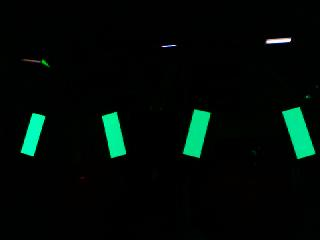
#> input picture CargoAngledDark48in.jpg, 320 x 240 px; its folder holds only this picture in this run
$ python -i Team4121_Vision_Test_2019.py   (imports and definitions only)
#> lines starting #> are read from the running program, lines starting #| are printed output that depends on the picture; after the words box and inside, x2 and y2 are one past the last pixel; in counts of white or black regions, pixels touching at a corner belong together
#> further down, picture is the input picture: shape (240, 320, 3); mean B, G, R 7.1, 10.9, 1.5
#!/usr/bin/env python3

#System imports
import sys
import imp

#Module imports
import cv2 as cv
import numpy as np
import datetime
import time
import logging

from time import sleep

#Set up basic logging
# [1 line not run here, left out]

#Set image variables
imgwidth = 320
imgheight = 240
fov_v = 42


#Define contour detector function
def detect_contours(img_raw):

    #Set global variables
    global imgwidth
    global imgheight

    #Set known values
    FOV_angle_in_degrees = 27.3
    width_of_target = 3.188

    #Set object test values
    minarea = 200


    #Initialize some processing variables
    targetH = 0
    targetW = 0
    targetX = 0
    targetY = 0
    img_contours = cv.rectangle(img_raw,(0,0),(0,0),(0,0,255),2)
    #n Target color in HSV
    targetMin = (63, 0, 87)
    targetMax = (108, 255, 255)
    #Blur image to remove noise
    blur = cv.GaussianBlur(img_raw.copy(),(5,5),0)

    #Convert from BGR to HSV colorspace
    hsv = cv.cvtColor(blur, cv.COLOR_BGR2HSV)
#> hsv: shape (240, 320, 3); mean H, S, V 32.2, 118.9, 11.2

    #Define first range of Visio

    #Set pixels to white if in target HSV range, else set to black
    mask = cv.inRange(hsv, targetMin, targetMax)
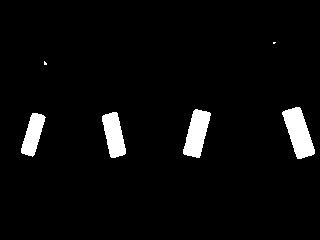
#> mask: shape (240, 320); 4.2% white; 6 white regions (2 under 20 px)

    #Find contours in mask
    contours, hierarchy = cv.findContours(mask,cv.RETR_TREE,cv.CHAIN_APPROX_SIMPLE)
#> contours = 6 contours, 2 with area under 20; largest, box (x1, y1, x2, y2) and area: (282, 107, 315, 159) 922, (183, 109, 211, 158) 784, (102, 112, 126, 158) 676, (21, 113, 46, 157) 568

    #Loop over all contours to find valid targets based on color range 1
    for testContour in contours:

        #Get area of contour
        area = cv.contourArea(testContour)

        #Check area before further processing
        if area > minarea:

            #Get bounding rectangle
            targetX, targetY, targetW, targetH = cv.boundingRect(testContour)

            #Draw rectangle on image
            img_contours = cv.rectangle(img_raw,(targetX,targetY),(targetX+targetW,targetY+targetH),(0,0,255),1)
#> this loop made 6 passes
#> (area, targetX, targetY, targetW, targetH) on passes 1 to 4: (568, 21, 113, 25, 44), (676, 102, 112, 24, 46), (784.5, 183, 109, 28, 49), (922, 282, 107, 33, 52)
#> pass 1, in detect_contours, `img_contours = cv.rectangle(img_raw,(targetX,targetY),(targetX+targetW..`:
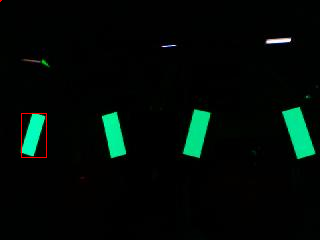
#> img_contours: shape (240, 320, 3); mean B, G, R 7, 10.9, 2
#> pass 2, in detect_contours, `img_contours = cv.rectangle(img_raw,(targetX,targetY),(targetX+targetW..`:
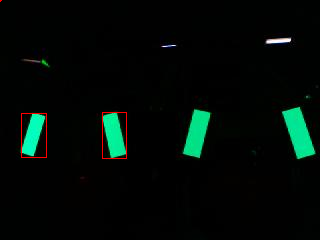
#> img_contours: shape (240, 320, 3); 0.18% of pixels changed, all inside (x1, y1, x2, y2) = (102, 112, 127, 159)
#> pass 3, in detect_contours, `img_contours = cv.rectangle(img_raw,(targetX,targetY),(targetX+targetW..`:
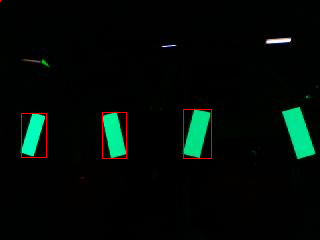
#> img_contours: shape (240, 320, 3); 0.2% of pixels changed, all inside (x1, y1, x2, y2) = (183, 109, 212, 159)
#> after the loop:
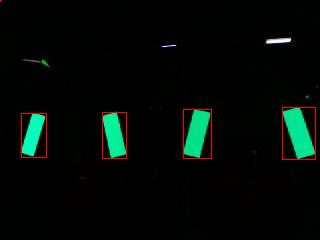
#> img_raw: shape (240, 320, 3); mean B, G, R 7, 10.8, 3.5

    #return results
    return img_contours


#define main processing function
def mainloop():

    #Read in an image from 2019 Vision Images
    imgFilename = '2019VisionImages\LoadingAngle36in.jpg'
    img = cv.imread(imgFilename)

    #Start main processing loop
    while (True):

        #Find contours in image
        img_contours = detect_contours(img)

        #Show image
        cv.imshow('Target Image', img_contours)

        #Check for stop code from robot
        if cv.waitKey(1) == 27:
            break

    #Close all open windows
    cv.destroyAllWindows()


#define main function
def main():
    mainloop()

# [2 lines not run here, left out]

>>> import cv2
>>> picture = cv2.imread('CargoAngledDark48in.jpg')
>>> result = detect_contours(picture)
